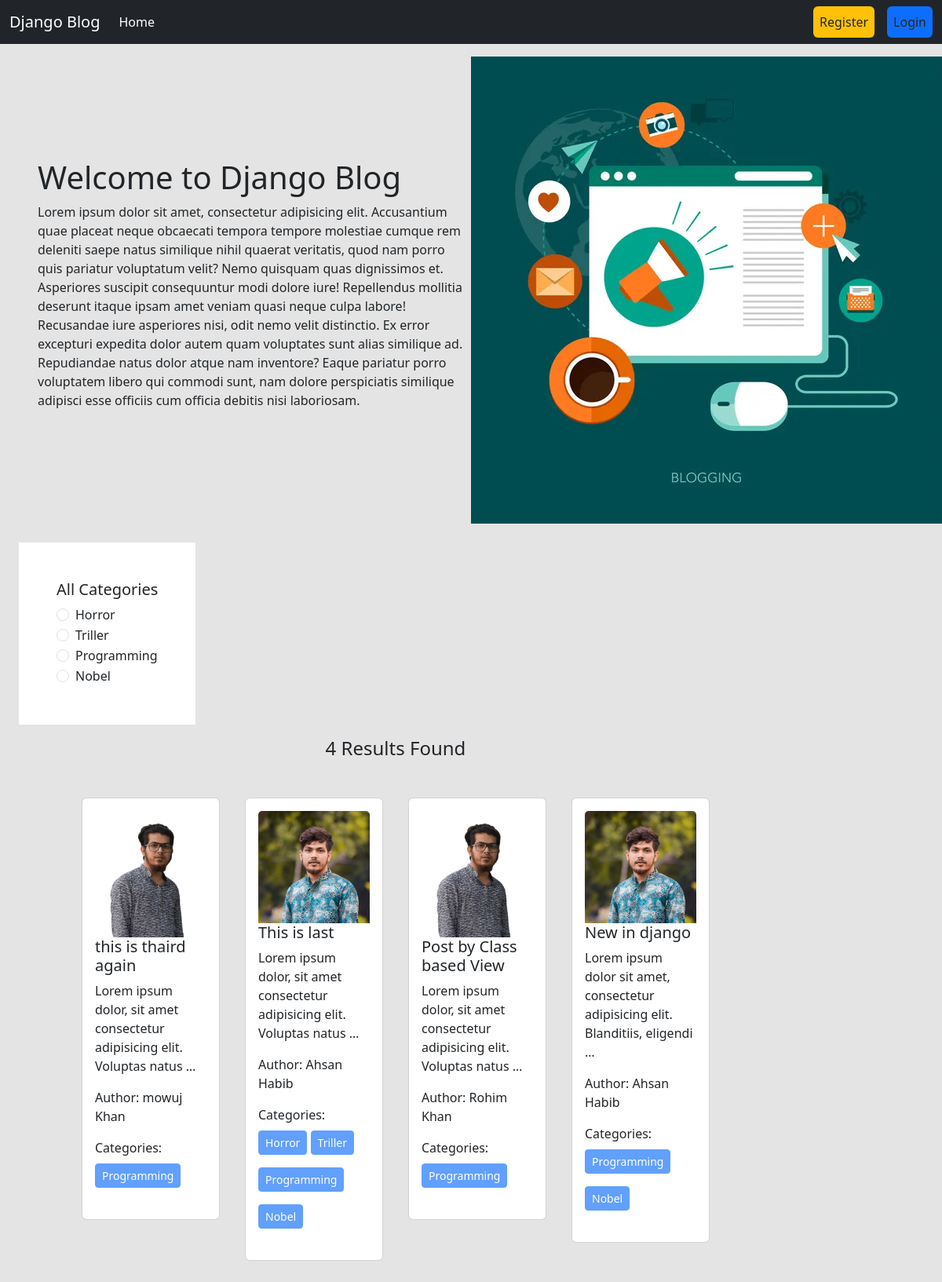
The page / on the database its author committed.
### categories/models.py (models this page shows, shortened)
class Category(models.Model):
    name=models.CharField(max_length=100)
    slug=models.SlugField(max_length=100,unique=True,null=True, blank=True)

### post/models.py (models this page shows, shortened)
class Post(models.Model):
    title=models.CharField(max_length=50)
    content=models.TextField()
    category=models.ManyToManyField(Category) # ekta post mutiple categorie te thakte pare abr ekta category te onk gula post thakte pare.
    author=models.ForeignKey(User,on_delete=models.CASCADE)
    image=models.ImageField(upload_to='media/uploads/',null=True,blank=True)

### blog_project/views.py (the view)
# urls.py: path('',views.home,name='homepage'),
def home(request,category_slug=None):
    data=Post.objects.all()
    if category_slug is not None:
        category=Category.objects.get(slug=category_slug)
        data = Post.objects.filter(category=category)
    categories=Category.objects.all()
    return render(request,'home.html',{'data':data,'category':categories})

### templates/home.html
{% extends "base.html" %}
{% load static %}
{% block content %}
<div class="d-flex flex-wrap align-items-center px-5 pt-3">
  <div class="col-6">
    <h1>Welcome to Django Blog</h1>
    <p>Lorem ipsum dolor sit amet, consectetur adipisicing elit. Accusantium quae placeat neque obcaecati tempora tempore molestiae cumque rem deleniti saepe natus similique nihil quaerat veritatis, quod nam porro quis pariatur voluptatum velit? Nemo quisquam quas dignissimos et. Asperiores suscipit consequuntur modi dolore iure! Repellendus mollitia deserunt itaque ipsam amet veniam quasi neque culpa labore! Recusandae iure asperiores nisi, odit nemo velit distinctio. Ex error excepturi expedita dolor autem quam voluptates sunt alias similique ad. Repudiandae natus dolor atque nam inventore? Eaque pariatur porro voluptatem libero qui commodi sunt, nam dolore perspiciatis similique adipisci esse officiis cum officia debitis nisi laboriosam.</p>
  </div>
  <div class="col-6">
    <img src="{% static "blog-header.jpg" %}" alt="">
  </div>
</div>
<div class="d-flex flex-wrap p-4">
  <div class="clo-2 bg-white p-5">
    <h5>All Categories</h5>
    {% for cate in category %}
      <div class="form-check">
  <input
    class="form-check-input"
    type="radio"
    name="category"
    id="{{cate.id}}">
  <label class="form-check-label" for="{{cate.id}}">
    <a href="{% url 'category_post' cate.slug %}" class="text-decoration-none text-dark">{{cate.name}}</a>
  </label>
</div>
    {% endfor %}
  </div>
  <div class="col-10 p-3">
    <h4 class="text-center">{{data | length}} Results Found</h4>
    <div class="d-flex flex-wrap px-5 my-5">
  {% for i in data %}
    <div class="col-sm-3 mb-3 mb-sm-0">
    <div class="card mx-3">
      <div class="card-body">
        <img src="{{i.image.url}}" class="card-img-top" alt="...">
        <h5 class="card-title"><a href="{% url 'detail_post' i.id %}" class="text-decoration-none text-dark">{{i.title}}</a></h5>
        <p class="card-text">{{i.content | truncatewords:10}}</p>
        <p>Author: {{i.author.first_name}} {{i.author.last_name}}</p>
        <p>Categories:
            {% for j in i.category.all %}
              <button class="btn btn-primary btn-sm disabled my-2">{{j.name}}</button>
            {% endfor %}
        </p>
      </div>
    </div>
  </div>
  {% endfor %}
</div>
  </div>
</div>
{% endblock content %}

### rows shown on the page
Category: name "Horror"
Category: name "Triller"
Category: name "Programming"
Category: name "Nobel"
Post: image (picture), title "this is thaird again", content "Lorem ipsum dolor, sit amet consectetur adipisicing elit. Voluptas natus …", author.first_name "mowuj", author.last_name "Khan"
Post: image (picture), title "This is last", content "Lorem ipsum dolor, sit amet consectetur adipisicing elit. Voluptas natus …", author.first_name "Ahsan", author.last_name "Habib"
Post: image (picture), title "Post by Class based View", content "Lorem ipsum dolor, sit amet consectetur adipisicing elit. Voluptas natus …", author.first_name "Rohim", author.last_name "Khan"
Post: image (picture), title "New in django", content "Lorem ipsum dolor sit amet, consectetur adipisicing elit. Blanditiis, eligendi …", author.first_name "Ahsan", author.last_name "Habib"

### other values the page prints
{{ data | length }} "4"
